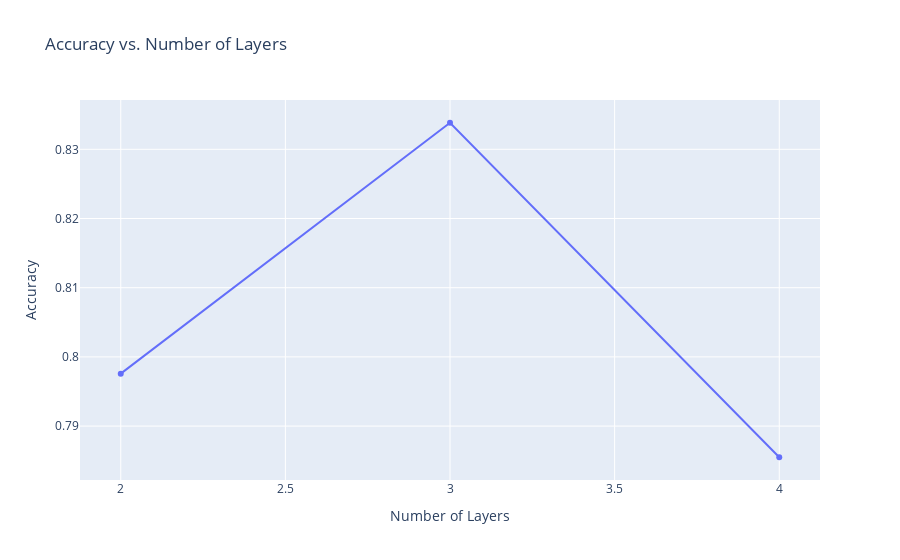

The notebook cell saved with this chart:
### Code cell
from sklearn.neural_network import MLPClassifier
from sklearn.metrics import accuracy_score, precision_score, recall_score, f1_score
import plotly.graph_objs as go
import pandas as pd

# Load the training data
train_data = pd.read_csv(r'C:\Users\Ayush\OneDrive\Desktop\ai_assign-2\data\train.csv')
X_train = train_data.drop('Y', axis=1)  # Assuming the target variable is named 'Y'
y_train = train_data['Y']

# Convert target variable to binary labels
threshold = 138
y_train_binary = (y_train >= threshold).astype(int)

# Load the test data
X_test = pd.read_csv(r'C:\Users\Ayush\OneDrive\Desktop\ai_assign-2\Ques-1\test_mod.csv')

# Initialize lists to store metrics
accuracies = []
precisions = []
recalls = []
f1_scores = []

# Initialize lists to store predictions for each layer's model
layer_predictions = []

# Vary the number of layers in the neural network
for num_layers in range(2, 5):
    total_nodes = 100  # Total number of neural nodes
    nodes_per_layer = total_nodes // num_layers  # Nodes per layer (evenly distributed)
    layers = tuple([nodes_per_layer] * num_layers)  # Example: Each layer has nodes_per_layer nodes
    model = MLPClassifier(hidden_layer_sizes=layers, max_iter=5000, random_state=42)
    model.fit(X_train, y_train_binary)
    y_pred = model.predict(X_train)
    
    # Calculate metrics
    accuracy = accuracy_score(y_train_binary, y_pred)
    precision = precision_score(y_train_binary, y_pred)
    recall = recall_score(y_train_binary, y_pred)
    f1 = f1_score(y_train_binary, y_pred)
    
    accuracies.append(accuracy)
    precisions.append(precision)
    recalls.append(recall)
    f1_scores.append(f1)

    # Make predictions on the test data for this layer's model
    test_predictions = model.predict(X_test)
    layer_predictions.append(test_predictions)

# Save predictions for each layer into a DataFrame
layer_predictions_df = pd.DataFrame(layer_predictions).T  # Transpose for correct format
layer_predictions_df.columns = [f'Layer_{i+2}_Predictions' for i in range(len(layer_predictions))]
layer_predictions_df.to_csv('layerwise_test_predictions.csv', index=False)

# Convert range to list for Plotly scatter plot
num_layers_range = list(range(2, 5))

# Plotting using Plotly
accuracy_trace = go.Scatter(x=num_layers_range, y=accuracies, mode='lines+markers', name='Accuracy')

layout = go.Layout(title='Accuracy vs. Number of Layers',
                   xaxis=dict(title='Number of Layers'),
                   yaxis=dict(title='Accuracy'))

fig = go.Figure(data=[accuracy_trace], layout=layout)
fig.write_html('accuracy_vs_layers_plot.html')

# Show the plot in Python environment
fig.show()

# Save metrics to a CSV file
metrics_df = pd.DataFrame({
    'Number of Layers': num_layers_range,
    'Accuracy': accuracies,
    'Precision': precisions,
    'Recall': recalls,
    'F1 Score': f1_scores
})
metrics_df.to_csv('classification_metrics.csv', index=False)

### Figure 1 — Plotly figure (JSON) as saved in the notebook; plotly's stock layout.template omitted (floating-point values rounded to 4 significant figures)
{"data": [{"mode": "lines+markers", "name": "Accuracy", "type": "scatter", "x": [2, 3, 4], "y": [0.7976, 0.8338, 0.7855]}], "layout": {"title": {"text": "Accuracy vs. Number of Layers"}, "xaxis": {"title": {"text": "Number of Layers"}}, "yaxis": {"title": {"text": "Accuracy"}}}}
